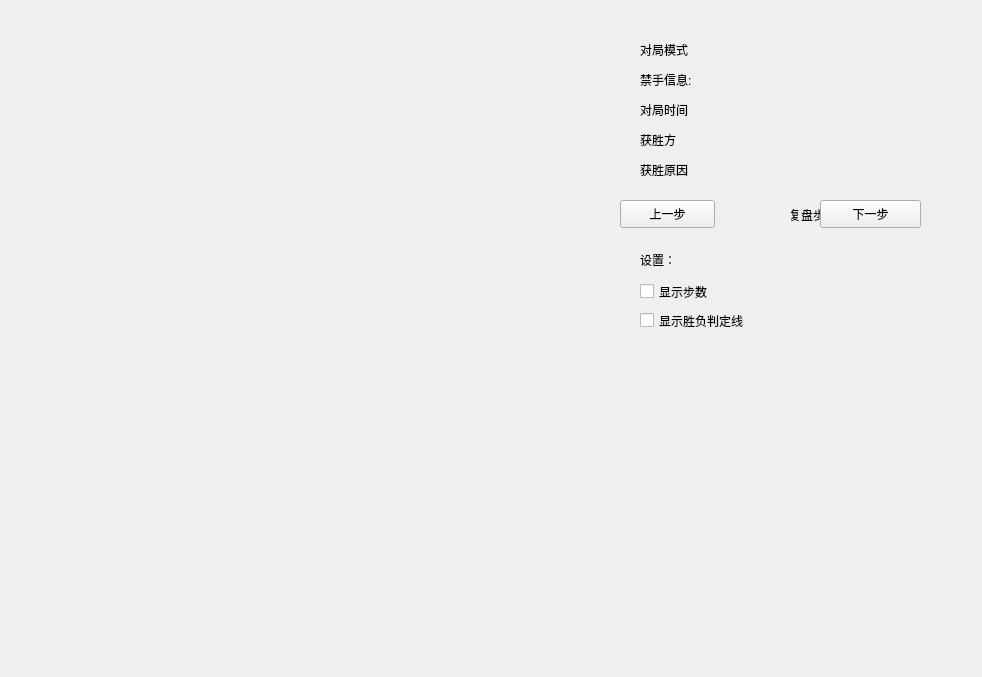
<?xml version="1.0" encoding="UTF-8"?>
<ui version="4.0">
 <class>Board_Review</class>
 <widget class="QWidget" name="Board_Review">
  <property name="geometry">
   <rect>
    <x>0</x>
    <y>0</y>
    <width>982</width>
    <height>677</height>
   </rect>
  </property>
  <property name="cursor">
   <cursorShape>ArrowCursor</cursorShape>
  </property>
  <property name="windowTitle">
   <string>对局复盘</string>
  </property>
  <widget class="QLabel" name="how_win">
   <property name="geometry">
    <rect>
     <x>640</x>
     <y>160</y>
     <width>331</width>
     <height>19</height>
    </rect>
   </property>
   <property name="text">
    <string>获胜原因</string>
   </property>
  </widget>
  <widget class="QLabel" name="who_win">
   <property name="geometry">
    <rect>
     <x>640</x>
     <y>130</y>
     <width>301</width>
     <height>19</height>
    </rect>
   </property>
   <property name="text">
    <string>获胜方</string>
   </property>
  </widget>
  <widget class="QLabel" name="chess_information">
   <property name="geometry">
    <rect>
     <x>640</x>
     <y>100</y>
     <width>301</width>
     <height>19</height>
    </rect>
   </property>
   <property name="text">
    <string>对局时间</string>
   </property>
  </widget>
  <widget class="QLabel" name="chess_mode">
   <property name="geometry">
    <rect>
     <x>640</x>
     <y>40</y>
     <width>301</width>
     <height>19</height>
    </rect>
   </property>
   <property name="text">
    <string>对局模式</string>
   </property>
  </widget>
  <widget class="QCheckBox" name="show_step_do">
   <property name="geometry">
    <rect>
     <x>640</x>
     <y>280</y>
     <width>211</width>
     <height>23</height>
    </rect>
   </property>
   <property name="text">
    <string>显示步数</string>
   </property>
  </widget>
  <widget class="QLabel" name="shezhi_review">
   <property name="geometry">
    <rect>
     <x>640</x>
     <y>250</y>
     <width>311</width>
     <height>19</height>
    </rect>
   </property>
   <property name="text">
    <string>设置：</string>
   </property>
  </widget>
  <widget class="QLabel" name="rule_show">
   <property name="geometry">
    <rect>
     <x>640</x>
     <y>70</y>
     <width>301</width>
     <height>19</height>
    </rect>
   </property>
   <property name="text">
    <string>禁手信息:</string>
   </property>
  </widget>
  <widget class="QPushButton" name="previous">
   <property name="geometry">
    <rect>
     <x>620</x>
     <y>200</y>
     <width>95</width>
     <height>28</height>
    </rect>
   </property>
   <property name="cursor">
    <cursorShape>PointingHandCursor</cursorShape>
   </property>
   <property name="text">
    <string>上一步</string>
   </property>
  </widget>
  <widget class="QLabel" name="step_show">
   <property name="geometry">
    <rect>
     <x>740</x>
     <y>200</y>
     <width>146</width>
     <height>29</height>
    </rect>
   </property>
   <property name="text">
    <string>复盘步数</string>
   </property>
   <property name="alignment">
    <set>Qt::AlignmentFlag::AlignCenter</set>
   </property>
  </widget>
  <widget class="QPushButton" name="next">
   <property name="geometry">
    <rect>
     <x>820</x>
     <y>200</y>
     <width>101</width>
     <height>28</height>
    </rect>
   </property>
   <property name="cursor">
    <cursorShape>PointingHandCursor</cursorShape>
   </property>
   <property name="mouseTracking">
    <bool>false</bool>
   </property>
   <property name="text">
    <string>下一步</string>
   </property>
  </widget>
  <widget class="QCheckBox" name="show_winning_line">
   <property name="geometry">
    <rect>
     <x>640</x>
     <y>310</y>
     <width>301</width>
     <height>21</height>
    </rect>
   </property>
   <property name="text">
    <string>显示胜负判定线</string>
   </property>
  </widget>
 </widget>
 <tabstops>
  <tabstop>show_step_do</tabstop>
 </tabstops>
 <resources/>
 <connections/>
</ui>
